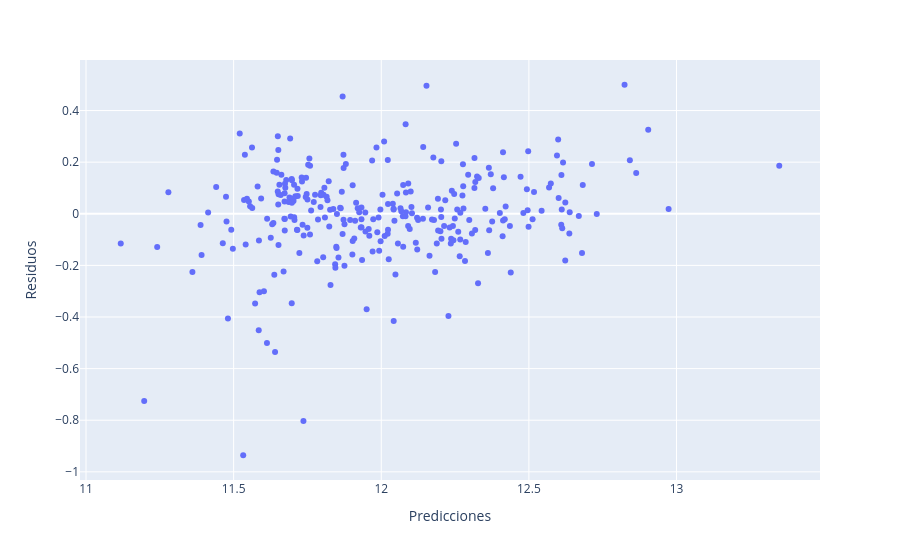

Notebook code cell kept with this figure:
### Markdown cell above
### 7. Ejercicios Propuestos

<div class="alert alert-block alert-warning">
<h4>Ejercicios para Solidificar Conceptos</h4>
<ol>
    <li><strong>Evaluación de Residuos:</strong> Para el mejor modelo que encontraste (probablemente RidgeCV o LassoCV), calculá los residuos ($y_{test} - \hat{y}$) y creá un gráfico de dispersión de los valores predichos vs. los residuos. ¿Observás algún patrón? Un patrón podría indicar que la relación no es puramente lineal.</li>
    <li><strong>Cambiar la Métrica de CV:</strong> En `LassoCV` y `RidgeCV`, el scoring por defecto es el error cuadrático negativo. Investigá cómo podrías usar el "mean_absolute_error" en su lugar. ¿Cambia el `alpha` seleccionado?</li>
    <li><strong>Implementar K-Fold a Mano:</strong> En lugar de usar `RidgeCV`, instancia un `KFold(n_splits=5)`, iterá sobre los pliegues, entrená un modelo `Ridge` para un alpha fijo en cada pliegue y calculá el error promedio. Compará tu resultado con el de la clase `RidgeCV`.</li>
    <li><strong>Características Polinómicas:</strong> Sospechamos que la relación entre `GrLivArea` y `SalePrice` no es perfectamente lineal. Usá `sklearn.preprocessing.PolynomialFeatures` para crear una característica `GrLivArea` al cuadrado y añadila al modelo. ¿Mejora el R²?</li>
    <li><strong>Impacto de Outliers:</strong> Encontrá la casa más cara en el `df_subset`. Eliminala y volvé a entrenar el modelo OLS (con el target logarítmico). ¿Cómo cambian los coeficientes y el R²?</li>
    <li><strong>Comparar MAE vs MSE:</strong> Calculá el `mean_absolute_error` (MAE) para todos los modelos finales (OLS, RidgeCV, LassoCV) en la escala logarítmica. ¿Por qué el MAE es menor que el MSE?</li>
    <li><strong>Importancia de Características:</strong> Ordená los coeficientes del modelo `RidgeCV` final de mayor a menor en valor absoluto. ¿Cuáles son los 3 features más influyentes según este modelo?</li>
    <li><strong>Efecto del Alpha en Lasso:</strong> Creá un gráfico que muestre cómo cambian los coeficientes de Lasso a medida que `alpha` aumenta. Podés usar la información almacenada en `lasso_cv.path_`.</li>
    <li><strong>Regresión Lineal Simple vs. Múltiple:</strong> Entrená un modelo de regresión lineal simple para cada una de las características en `numeric_features` por separado. Compará el coeficiente de cada característica en su modelo simple con su coeficiente en el modelo múltiple (OLS). ¿Por qué son diferentes?</li>
    <li><strong>Modelo para Producción:</strong> Si tuvieras que elegir uno de los modelos entrenados para ponerlo en producción y predecir precios de casas para un cliente, ¿cuál elegirías y por qué? Justificá tu respuesta basándote en el rendimiento (R², MSE), la interpretabilidad (coeficientes) y la simplicidad del modelo.</li>
</ol>
</div>

### Code cell
# Ejercicio 1
residuos = y_test - y_pred_lasso_cv
px.scatter(x=y_pred_lasso_cv, y=residuos, labels={'x': 'Predicciones', 'y': 'Residuos'})

### Figure 1 — Plotly figure (JSON) as saved in the notebook; plotly's stock layout.template omitted (floating-point values rounded to 4 significant figures; data arrays with more than 128 entries replaced by an {"elided": "..."} marker saying what was removed)
{"data": [{"hovertemplate": "Predicciones=%{x}<br>Residuos=%{y}<extra></extra>", "legendgroup": "", "marker": {"color": "#636efa", "symbol": "circle"}, "mode": "markers", "name": "", "orientation": "v", "showlegend": false, "type": "scatter", "x": {"elided": "292 float values"}, "xaxis": "x", "y": {"elided": "292 float values"}, "yaxis": "y"}], "layout": {"legend": {"tracegroupgap": 0}, "margin": {"t": 60}, "xaxis": {"anchor": "y", "domain": [0, 1], "title": {"text": "Predicciones"}}, "yaxis": {"anchor": "x", "domain": [0, 1], "title": {"text": "Residuos"}}}}
